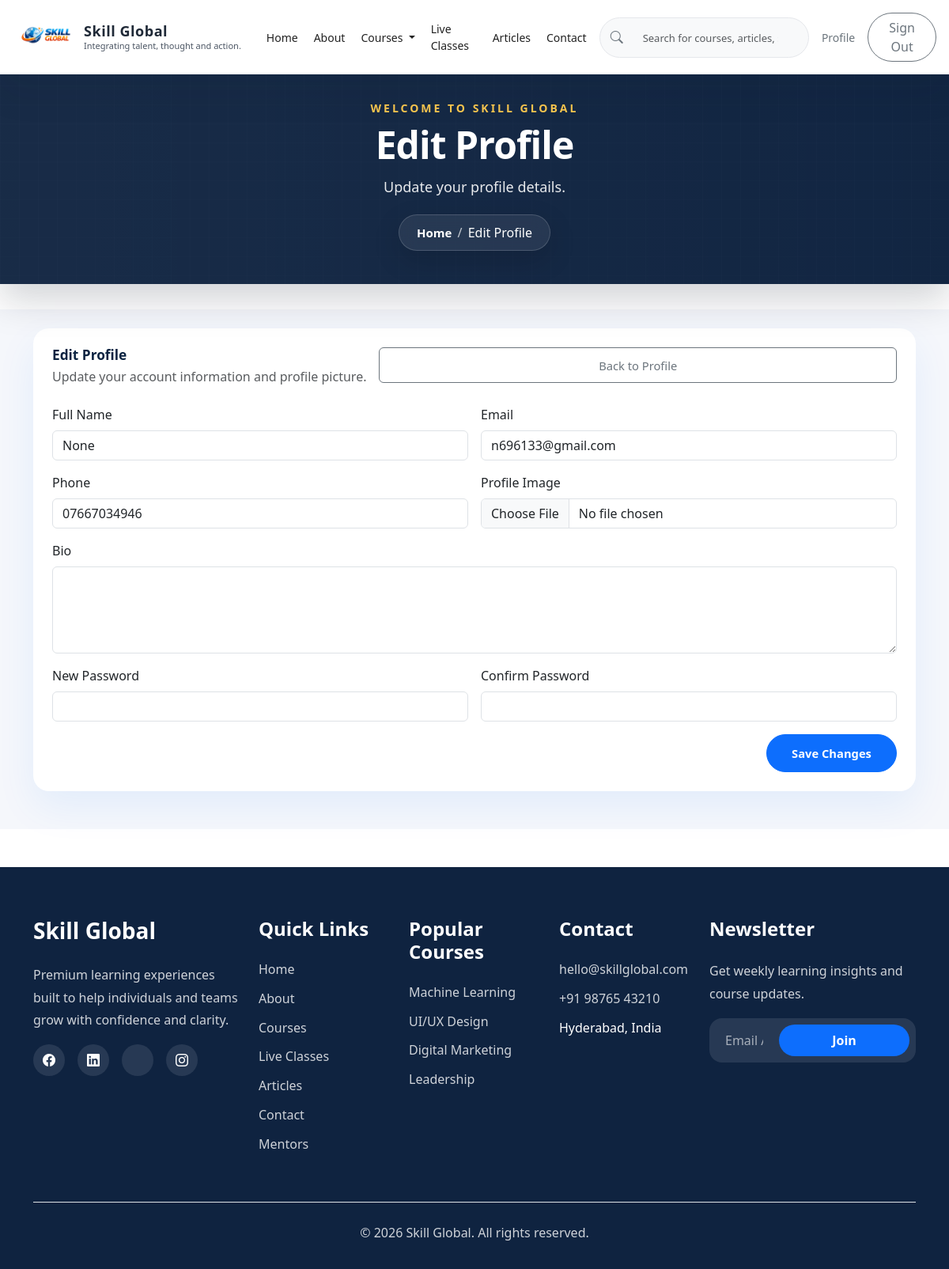
Page /profile/edit/ (signed in) on the committed database.
### skill_global/models.py (models this page shows, shortened)
class CustomUser(AbstractUser):
    username = models.CharField(max_length=150, unique=True, blank=True, null=True)
    email = models.EmailField(_('email address'), unique=True)
    full_name = models.CharField(max_length=255, blank=True)
    phone = models.CharField(max_length=20, blank=True, null=True)
    bio = models.TextField(blank=True)
    profile_image = models.ImageField(upload_to='profiles/', blank=True, null=True)
    message = models.TextField(blank=True, default='')
    USERNAME_FIELD = 'email'
    REQUIRED_FIELDS = []
    objects = CustomUserManager()

class Profile(models.Model):
    user = models.OneToOneField(settings.AUTH_USER_MODEL, on_delete=models.CASCADE, related_name='profile')
    phone = models.CharField(max_length=20, blank=True)
    bio = models.TextField(blank=True)
    image = models.ImageField(upload_to='profiles/', blank=True, null=True)
    created_at = models.DateTimeField(auto_now_add=True)
    updated_at = models.DateTimeField(auto_now=True)

### skill_global/views.py (the view, shortened to what this page needs)
# urls.py: path('profile/edit/', views.edit_profile, name='edit_profile'),
def edit_profile(request):
    user = request.user
    if not user.is_authenticated:
        return redirect('profile')
    profile, _ = Profile.objects.get_or_create(user=user)
    errors = []
    context = {
        'page_title': 'Edit Profile',
        'page_description': 'Update your profile details.',
        'user': user,
        'profile': profile,
        'errors': errors,
    }
    return render(request, 'skill_global/edit_profile.html', context)

### templates/skill_global/edit_profile.html (shortened to what this page needs)
{% extends 'base.html' %}
{% load static %}
{% block extra_css %}
<link rel="stylesheet" href="{% static 'css/profile.css' %}">
{% endblock %}
{% block content %}
<section class="profile-page py-4">
    <div class="container">
        <div class="card profile-card mx-auto mb-4">
            <div class="card-body">
                <div class="d-flex flex-column flex-md-row align-items-start justify-content-between gap-3 mb-4">
                    <div>
                        <h5 class="profile-title mb-1">Edit Profile</h5>
                        <p class="text-muted mb-0">Update your account information and profile picture.</p>
                    </div>
                    <a href="{% url 'profile' %}" class="btn btn-outline-secondary btn-profile flex-fill flex-md-auto">
                        Back to Profile
                    </a>
                </div>
                <form method="post" enctype="multipart/form-data">
                    <div class="row g-3">
                        <div class="col-md-6">
                            <label class="form-label">Full Name</label>
                            <input type="text" name="full_name" class="form-control"
                                value="{{ user.get_full_name|default:user.username }}">
                        </div>
                        <div class="col-md-6">
                            <label class="form-label">Email</label>
                            <input type="email" name="email" class="form-control" value="{{ user.email }}">
                        </div>
                        <div class="col-md-6">
                            <label class="form-label">Phone</label>
                            <input type="text" name="phone" class="form-control" value="{{ profile.phone|default:'' }}">
                        </div>
                        <div class="col-md-6">
                            <label class="form-label">Profile Image</label>
                            <input type="file" name="profile_image" class="form-control">
                        </div>
                        <div class="col-12">
                            <label class="form-label">Bio</label>
                            <textarea name="bio" rows="4" class="form-control">{{ profile.bio|default:'' }}</textarea>
                        </div>
                        <div class="col-12" id="password">
                            <div class="row g-3">
                                <div class="col-md-6">
                                    <label class="form-label">New Password</label>
                                    <input type="password" name="new_password" class="form-control">
                                </div>
                                <div class="col-md-6">
                                    <label class="form-label">Confirm Password</label>
                                    <input type="password" name="confirm_password" class="form-control">
                                </div>
                            </div>
                        </div>
                        <div class="col-12 text-end">
                            <button type="submit" class="btn btn-primary btn-profile px-4">
                                Save Changes
                            </button>
                        </div>
                    </div>
                </form>
            </div>
        </div>
    </div>
</section>
{% endblock %}

### static/css/navbar.css (style rules this page uses)
:root { --navbar-height: 60px; --navbar-bg: #ffffff; --primary-blue: #0D6EFD; --dark-text: #1F2937; --muted-text: #6B7280; --light-grey: #F8F9FA; --border-color: #E5E7EB; --shadow: 0 8px 24px rgba(31, 41, 55, 0.08); --shadow-strong: 0 12px 28px rgba(31, 41, 55, 0.12); }

### static/css/hero.css (style rules this page uses)
:root { --hero-primary: #0d6efd; --hero-primary-hover: #0b5ed7; --hero-text: #ffffff; --hero-muted: rgba(255, 255, 255, 0.88); --hero-shadow: 0 20px 50px rgba(0, 0, 0, 0.28); }
.btn.btn-primary, .btn.btn-outline-light { min-width: 165px; padding: 0.75rem 1.3rem; border-radius: 999px; font-weight: 700; transition: transform 0.25s ease, box-shadow 0.25s ease, background 0.25s ease, color 0.25s ease; }

### static/css/global-header.css (style rules this page uses)
body { padding-top: var(--navbar-height, 78px); }

### static/css/recognition.css (style rules this page uses)
:root { --rec-bg: #151515; --rec-card: #1d1d1d; --rec-gold: #d4af37; --rec-text: #f7f7f2; --rec-muted: #c7c2b7; --rec-border: rgba(212, 175, 55, 0.24); }

### static/css/courses.css (style rules this page uses)
:root { --course-primary: #0d6efd; --course-primary-dark: #0b5ed7; --course-bg: #f8f9fa; --course-card-bg: #ffffff; --course-text: #1f2937; --course-muted: #6b7280; --course-border: #e5e7eb; }

### static/css/profile.css (style rules this page uses)
.profile-page { background: #f5f7fb; padding: 28px 0 40px; }
.profile-card { max-width: 1200px; border: none; border-radius: 20px; background: #ffffff; box-shadow: 0 20px 50px rgba(13, 110, 253, 0.08); }
.profile-card .card-body { padding: 1.5rem; }
.profile-title { font-size: 1.08rem; font-weight: 700; color: #0b2341; }
.btn-profile { min-width: 150px; padding: 0.65rem 1rem; font-size: 0.92rem; }

### rows in the picture
CustomUser: full_name "None", email "n696133@gmail.com"
Profile: phone "07667034946"

### other values in the picture
{{ page_title|default:"Skill Global" }} "Edit Profile"
{{ page_title|default:"Page" }} "Edit Profile"
